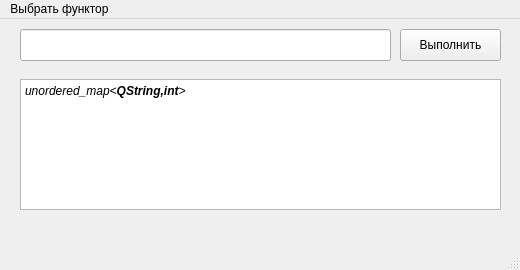
<?xml version="1.0" encoding="UTF-8"?>
<ui version="4.0">
 <class>MainWindow</class>
 <widget class="QMainWindow" name="MainWindow">
  <property name="geometry">
   <rect>
    <x>0</x>
    <y>0</y>
    <width>520</width>
    <height>270</height>
   </rect>
  </property>
  <property name="windowTitle">
   <string>MainWindow</string>
  </property>
  <widget class="QWidget" name="centralwidget">
   <widget class="QTextEdit" name="textEdit">
    <property name="geometry">
     <rect>
      <x>20</x>
      <y>60</y>
      <width>481</width>
      <height>131</height>
     </rect>
    </property>
    <property name="verticalScrollBarPolicy">
     <enum>Qt::ScrollBarAsNeeded</enum>
    </property>
    <property name="horizontalScrollBarPolicy">
     <enum>Qt::ScrollBarAsNeeded</enum>
    </property>
    <property name="sizeAdjustPolicy">
     <enum>QAbstractScrollArea::AdjustIgnored</enum>
    </property>
    <property name="readOnly">
     <bool>true</bool>
    </property>
    <property name="html">
     <string>&lt;!DOCTYPE HTML PUBLIC &quot;-//W3C//DTD HTML 4.0//EN&quot; &quot;http://www.w3.org/TR/REC-html40/strict.dtd&quot;&gt;
&lt;html&gt;&lt;head&gt;&lt;meta name=&quot;qrichtext&quot; content=&quot;1&quot; /&gt;&lt;meta charset=&quot;utf-8&quot; /&gt;&lt;style type=&quot;text/css&quot;&gt;
p, li { white-space: pre-wrap; }
hr { height: 1px; border-width: 0; }
li.unchecked::marker { content: &quot;\2610&quot;; }
li.checked::marker { content: &quot;\2612&quot;; }
&lt;/style&gt;&lt;/head&gt;&lt;body style=&quot; font-family:'Segoe UI'; font-size:9pt; font-weight:400; font-style:normal;&quot;&gt;
&lt;p style=&quot; margin-top:0px; margin-bottom:0px; margin-left:0px; margin-right:0px; -qt-block-indent:0; text-indent:0px;&quot;&gt;&lt;span style=&quot; font-style:italic;&quot;&gt;unordered_map&amp;lt;&lt;/span&gt;&lt;span style=&quot; font-weight:700; font-style:italic;&quot;&gt;QString,int&lt;/span&gt;&lt;span style=&quot; font-style:italic;&quot;&gt;&amp;gt;&lt;/span&gt;&lt;/p&gt;&lt;/body&gt;&lt;/html&gt;</string>
    </property>
   </widget>
   <widget class="QLabel" name="label_7">
    <property name="geometry">
     <rect>
      <x>310</x>
      <y>190</y>
      <width>511</width>
      <height>41</height>
     </rect>
    </property>
    <property name="text">
     <string/>
    </property>
   </widget>
   <widget class="QLabel" name="label_6">
    <property name="geometry">
     <rect>
      <x>0</x>
      <y>50</y>
      <width>521</width>
      <height>191</height>
     </rect>
    </property>
    <property name="text">
     <string/>
    </property>
   </widget>
   <widget class="QPushButton" name="pushButton_2">
    <property name="enabled">
     <bool>true</bool>
    </property>
    <property name="geometry">
     <rect>
      <x>400</x>
      <y>10</y>
      <width>101</width>
      <height>32</height>
     </rect>
    </property>
    <property name="text">
     <string>Выполнить</string>
    </property>
   </widget>
   <widget class="QLineEdit" name="lineEdit">
    <property name="geometry">
     <rect>
      <x>20</x>
      <y>10</y>
      <width>371</width>
      <height>32</height>
     </rect>
    </property>
   </widget>
   <widget class="QLabel" name="label_5">
    <property name="geometry">
     <rect>
      <x>-10</x>
      <y>0</y>
      <width>16</width>
      <height>51</height>
     </rect>
    </property>
    <property name="text">
     <string/>
    </property>
   </widget>
   <widget class="QLabel" name="label">
    <property name="geometry">
     <rect>
      <x>0</x>
      <y>0</y>
      <width>541</width>
      <height>51</height>
     </rect>
    </property>
    <property name="text">
     <string/>
    </property>
   </widget>
   <zorder>label_7</zorder>
   <zorder>label_6</zorder>
   <zorder>label</zorder>
   <zorder>lineEdit</zorder>
   <zorder>textEdit</zorder>
   <zorder>pushButton_2</zorder>
   <zorder>label_5</zorder>
  </widget>
  <widget class="QMenuBar" name="menubar">
   <property name="geometry">
    <rect>
     <x>0</x>
     <y>0</y>
     <width>520</width>
     <height>26</height>
    </rect>
   </property>
   <widget class="QMenu" name="menu">
    <property name="title">
     <string>Выбрать функтор</string>
    </property>
   </widget>
   <addaction name="menu"/>
  </widget>
  <widget class="QStatusBar" name="statusbar"/>
 </widget>
 <resources/>
 <connections/>
</ui>
